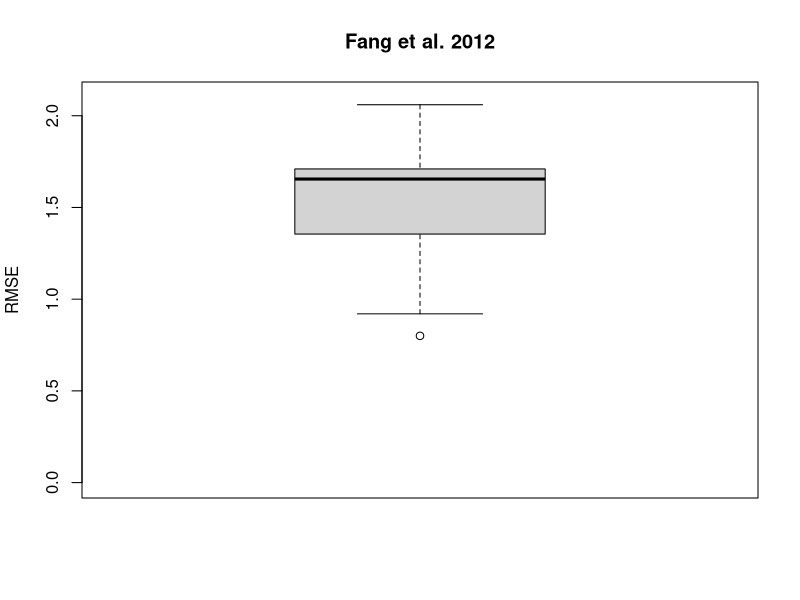

Generate this figure with R:
## Fang stefan boxplot

errors = c(1.65, 1.7, 1.72, 1.7, 1.34, 1.47, 2.06, 1.76, 1.67, 1.37, 
           1.76, 1.46, 1.13, 1.66, 1.72, 0.92, 1.42, 1.68, 1.24, 0.8)

tiff('fang.rmse.boxplot.tiff', width=900, height=1500, res=300, compression='lzw')
boxplot(errors, main = "Fang et al. 2012", ylab='RMSE', ylim=c(0,2.1))
dev.off()
